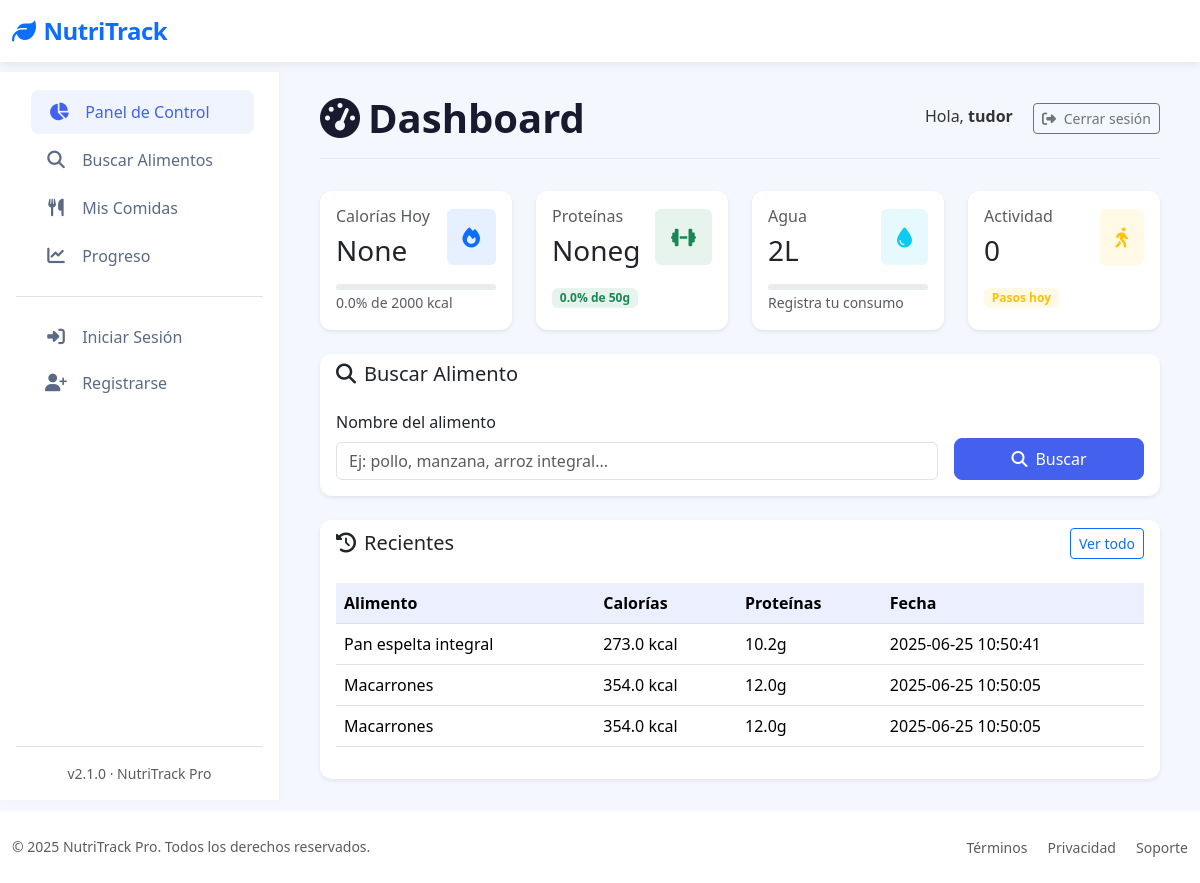
The page /dashboard (signed in) on the database as committed earlier.
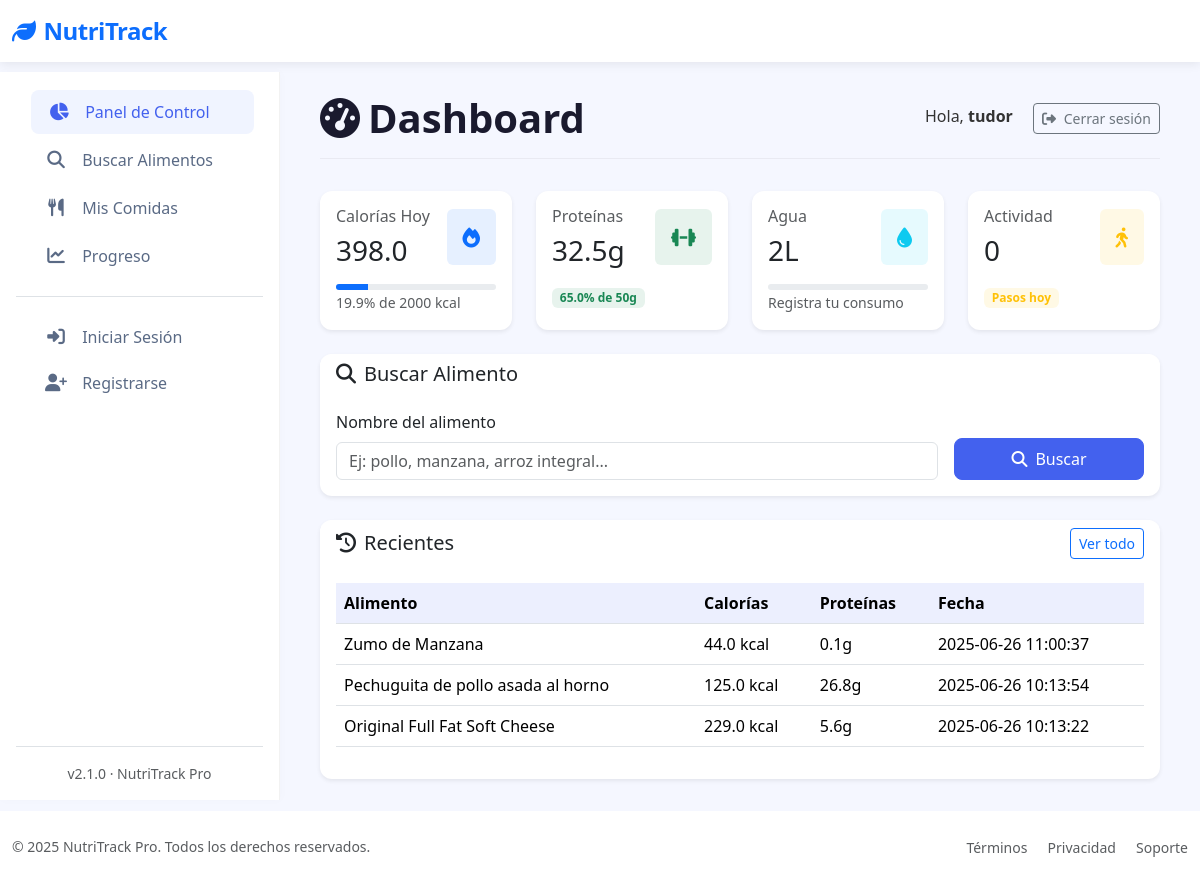
The same page on the database as committed later.
### tables this page shows
CREATE TABLE "loggin" (
	"id"	INTEGER,
	"username"	TEXT NOT NULL,
	"password"	TEXT,
	"email"	TEXT, google_id TEXT,
	PRIMARY KEY("id" AUTOINCREMENT)
);

CREATE TABLE food_entries (
        id INTEGER PRIMARY KEY AUTOINCREMENT,
        user_id INTEGER NOT NULL,
        food_name TEXT NOT NULL,
        calories REAL,
        proteins REAL,
        fats REAL,
        carbs REAL,
        date TIMESTAMP DEFAULT CURRENT_TIMESTAMP,
        FOREIGN KEY (user_id) REFERENCES loggin(id)
    );

### app/controllers/DashboardController.py (the view)
@app.route('/dashboard')
@login_required
def dashboard():
    with get_db_cursor() as cur:
        cur.execute("SELECT * FROM user_goals WHERE user_id = ?", (current_user.id,))
        goals = cur.fetchone() or {'daily_calories': 2000, 'daily_proteins': 50, 'daily_water': 2}
        cur.execute("""
            SELECT SUM(calories) as calories, SUM(proteins) as proteins
            FROM food_entries
            WHERE user_id = ? AND date(date) = date('now')
        """, (current_user.id,))
        today_stats = cur.fetchone() or {'calories': 0, 'proteins': 0}
        cur.execute("""
            SELECT food_name, calories, proteins, date
            FROM food_entries
            WHERE user_id = ?
            ORDER BY date DESC
            LIMIT 5
        """, (current_user.id,))
        recent_foods = cur.fetchall()
    calories_percentage = min(100, (today_stats['calories'] or 0) / goals['daily_calories'] * 100)
    proteins_percentage = min(100, (today_stats['proteins'] or 0) / goals['daily_proteins'] * 100)
    return render_template('Dashboard/dashboard.html',
        goals=goals,
        today_stats=today_stats,
        recent_foods=recent_foods,
        calories_percentage=round(calories_percentage, 1),
        proteins_percentage=round(proteins_percentage, 1)
    )

### app/__init__.py (called while the page is built)
@login_manager.user_loader
def load_user(user_id):
    return User.get_by_id(user_id)

### app/conexion.py (called while the page is built)
@contextmanager
def get_db_connection():
    conn = sqlite3.connect(DATABASE)
    conn.row_factory = sqlite3.Row  # Esto permite acceso como diccionario
    try:
        yield conn
    finally:
        conn.close()

@contextmanager
def get_db_cursor():
    with get_db_connection() as conn:
        cursor = conn.cursor()
        try:
            yield cursor
            conn.commit()
        except:
            conn.rollback()
            raise

### app/models/LoginGoogleModel.py (called while the page is built)
    @staticmethod
    def get_by_id(user_id):
        with get_db_cursor() as cur:
            cur.execute("SELECT * FROM loggin WHERE id = ?", (user_id,))
            user = cur.fetchone()
            if user:
                return User(
                    id=user['id'],
                    username=user['username'],
                    email=user['email'] if 'email' in user.keys() else None,
                    google_id=user['google_id'] if 'google_id' in user.keys() else None
                )
        return None

### app/templates/Dashboard/dashboard.html (shortened to what this page needs)
{% extends "base.html" %}
{% block section %}
<div class="page-header d-flex justify-content-between align-items-center">
  <h1 class="page-title">
    <i class="fas fa-tachometer-alt me-2"></i>Dashboard
  </h1>
  <div>
    <span class="me-3">Hola, <strong>{{ current_user.username }}</strong></span>
    <a href="{{ url_for('logout') }}" class="btn btn-outline-secondary btn-sm">
      <i class="fas fa-sign-out-alt me-1"></i> Cerrar sesión
    </a>
  </div>
</div>
<div class="row">
  <div class="col-xl-3 col-md-6 mb-4">
    <div class="card border-0 shadow-sm h-100">
      <div class="card-body">
        <div class="d-flex justify-content-between align-items-center">
          <div>
            <h6 class="fw-medium text-muted mb-2">Calorías Hoy</h6>
            <h3 class="mb-0">{{ today_stats.calories|default(0) }}</h3>
          </div>
          <div class="bg-primary bg-opacity-10 p-3 rounded">
            <i class="fas fa-fire text-primary fa-lg"></i>
          </div>
        </div>
        <div class="mt-3">
          <div class="progress" style="height: 6px;">
            <div class="progress-bar bg-primary" style="width: {{ calories_percentage }}%"></div>
          </div>
          <small class="text-muted">{{ calories_percentage }}% de {{ goals.daily_calories }} kcal</small>
        </div>
      </div>
    </div>
  </div>
  <div class="col-xl-3 col-md-6 mb-4">
    <div class="card border-0 shadow-sm h-100">
      <div class="card-body">
        <div class="d-flex justify-content-between align-items-center">
          <div>
            <h6 class="fw-medium text-muted mb-2">Proteínas</h6>
            <h3 class="mb-0">{{ today_stats.proteins|default(0) }}g</h3>
          </div>
          <div class="bg-success bg-opacity-10 p-3 rounded">
            <i class="fas fa-dumbbell text-success fa-lg"></i>
          </div>
        </div>
        <div class="mt-3">
          <span class="badge bg-success bg-opacity-10 text-success">
            {{ proteins_percentage }}% de {{ goals.daily_proteins }}g
          </span>
        </div>
      </div>
    </div>
  </div>
  <div class="col-xl-3 col-md-6 mb-4">
    <div class="card border-0 shadow-sm h-100">
      <div class="card-body">
        <div class="d-flex justify-content-between align-items-center">
          <div>
            <h6 class="fw-medium text-muted mb-2">Agua</h6>
            <h3 class="mb-0">{{ goals.daily_water }}L</h3>
          </div>
          <div class="bg-info bg-opacity-10 p-3 rounded">
            <i class="fas fa-tint text-info fa-lg"></i>
          </div>
        </div>
        <div class="mt-3">
          <div class="progress" style="height: 6px;">
          </div>
          <small class="text-muted">Registra tu consumo</small>
        </div>
      </div>
    </div>
  </div>
  <div class="col-xl-3 col-md-6 mb-4">
    <div class="card border-0 shadow-sm h-100">
      <div class="card-body">
        <div class="d-flex justify-content-between align-items-center">
          <div>
            <h6 class="fw-medium text-muted mb-2">Actividad</h6>
            <h3 class="mb-0">0</h3>
          </div>
          <div class="bg-warning bg-opacity-10 p-3 rounded">
            <i class="fas fa-walking text-warning fa-lg"></i>
          </div>
        </div>
        <div class="mt-3">
          <span class="badge bg-warning bg-opacity-10 text-warning">Pasos hoy</span>
        </div>
      </div>
    </div>
  </div>
</div>
<div class="card border-0 shadow-sm mb-4">
  <div class="card-header bg-white border-0">
    <h5 class="mb-0">
      <i class="fas fa-search me-2"></i>Buscar Alimento
    </h5>
  </div>
  <div class="card-body">
    <form method="GET" action="{{ url_for('search_food') }}" class="row g-3">
      <div class="col-md-9">
        <label for="query" class="form-label fw-medium">Nombre del alimento</label>
        <input
          type="text"
          class="form-control"
          name="query"
          id="query"
          placeholder="Ej: pollo, manzana, arroz integral..."
          required
        >
      </div>
      <div class="col-md-3 d-flex align-items-end">
        <button type="submit" class="btn btn-primary w-100">
          <i class="fas fa-search me-2"></i>Buscar
        </button>
      </div>
    </form>
  </div>
</div>
<div class="card border-0 shadow-sm">
  <div class="card-header bg-white border-0 d-flex justify-content-between align-items-center">
    <h5 class="mb-0">
      <i class="fas fa-clock-rotate-left me-2"></i>Recientes
    </h5>
    <a href="#" class="btn btn-sm btn-outline-primary">Ver todo</a>
  </div>
  <div class="card-body">
    {% if recent_foods %}
    <div class="table-responsive">
      <table class="table table-hover">
        <thead>
          <tr>
            <th>Alimento</th>
            <th>Calorías</th>
            <th>Proteínas</th>
            <th>Fecha</th>
          </tr>
        </thead>
        <tbody>
          {% for food in recent_foods %}
          <tr>
            <td>{{ food['food_name'] }}</td>
            <td>{{ food['calories'] }} kcal</td>
            <td>{{ food['proteins'] }}g</td>
            <td>{{ food['date'] }}</td>
          </tr>
          {% endfor %}
        </tbody>
      </table>
    </div>
    {% else %}
    <p class="text-muted">No hay alimentos registrados</p>
    {% endif %}
  </div>
</div>
{% endblock %}

### app/templates/base.html (shortened to what this page needs)
<!DOCTYPE html>
<html lang="es" data-bs-theme="light">
<head>
  <link href="https://cdn.jsdelivr.net/npm/bootstrap@5.3.2/dist/css/bootstrap.min.css" rel="stylesheet">
  <link rel="stylesheet" href="https://cdn.jsdelivr.net/npm/bootstrap-icons@1.11.1/font/bootstrap-icons.css">
  <link rel="stylesheet" href="https://cdnjs.cloudflare.com/ajax/libs/font-awesome/6.4.2/css/all.min.css">
</head>
<body>
  <nav class="navbar navbar-expand-lg navbar-light bg-white">
    <div class="container-fluid">
      <a class="navbar-brand text-primary" href="#">
        <i class="fas fa-leaf me-2"></i>NutriTrack
      </a>
    </div>
  </nav>
  <div class="container-fluid">
    <div class="row">
      <nav class="sidebar d-flex flex-column p-3" id="sidebar">
        <ul class="nav nav-pills flex-column mb-auto">
          <li class="nav-item">
            <a href="{{ url_for('dashboard') }}" class="nav-link {% if request.path == url_for('dashboard') %}active{% endif %}">
              <i class="fas fa-chart-pie"></i> Panel de Control
            </a>
          </li>
          <li>
            <a href="{{ url_for('search_food') }}" class="nav-link {% if request.path == url_for('search_food') %}active{% endif %}">
              <i class="fas fa-search"></i> Buscar Alimentos
            </a>
          </li>
          <li>
            <a href="{{ url_for('mis_comidas') }}" class="nav-link {% if request.path == url_for('mis_comidas') %}active{% endif %}">
              <i class="fas fa-utensils"></i> Mis Comidas
            </a>
          </li>
          <li>
            <a href="{{ url_for('progreso') }}" class="nav-link {% if request.path == url_for('progreso') %}active{% endif %}">
              <i class="fas fa-chart-line"></i> Progreso
            </a>
          </li>
          <li class="pt-3 mt-3 border-top">
            {% if session.username %}
            <a href="{{ url_for('logout') }}" class="nav-link">
              <i class="fas fa-sign-out-alt"></i> Cerrar Sesión
            </a>
            {% else %}
            <a href="{{ url_for('login') }}" class="nav-link">
              <i class="fas fa-sign-in-alt"></i> Iniciar Sesión
            </a>
            <a href="{{ url_for('register') }}" class="nav-link">
              <i class="fas fa-user-plus"></i> Registrarse
            </a>
            {% endif %}
          </li>
        </ul>
        <div class="mt-auto pt-3 border-top">
          <div class="text-center small text-muted">
            v2.1.0 · NutriTrack Pro
          </div>
        </div>
      </nav>
      <main class="main-content" id="mainContent">
        {% block section %}{% endblock %}
      </main>
    </div>
  </div>
  <footer class="bg-white py-4 mt-auto">
    <div class="container-fluid">
      <div class="row align-items-center">
        <div class="col-md-6 text-center text-md-start">
          <p class="mb-0 small text-muted">&copy; 2025 NutriTrack Pro. Todos los derechos reservados.</p>
        </div>
        <div class="col-md-6 text-center text-md-end">
          <a href="#" class="text-decoration-none small text-muted me-3">Términos</a>
          <a href="#" class="text-decoration-none small text-muted me-3">Privacidad</a>
          <a href="#" class="text-decoration-none small text-muted">Soporte</a>
        </div>
      </div>
    </div>
  </footer>
</body>
</html>

### app/templates/base.html (style rules this page uses)
:root { --primary-color: #4361ee; --secondary-color: #3f37c9; --accent-color: #4cc9f0; --dark-color: #1a1a2e; --light-color: #f8f9fa; --success-color: #4bb543; }
body { font-family: 'Segoe UI', system-ui, -apple-system, sans-serif; background-color: #f5f7ff; color: #333; min-height: 100vh; display: flex; flex-direction: column; }
.navbar-brand { font-weight: 700; font-size: 1.5rem; letter-spacing: -0.5px; }
.navbar { box-shadow: 0 2px 10px rgba(0, 0, 0, 0.08); background: white !important; }
.sidebar { width: 280px; background: white; height: calc(100vh - 72px); position: sticky; top: 72px; border-right: 1px solid rgba(0, 0, 0, 0.05); box-shadow: 1px 0 10px rgba(0, 0, 0, 0.02); transition: all 0.3s ease; z-index: 100; }
.sidebar .nav-link { font-weight: 500; color: #5a6a85; border-radius: 8px; margin: 2px 12px; padding: 10px 16px; transition: all 0.2s ease; }
.sidebar .nav-link:hover, .sidebar .nav-link.active { background-color: #f0f4ff; color: var(--primary-color); transform: translateX(3px); }
.sidebar .nav-link i { width: 24px; text-align: center; margin-right: 10px; font-size: 1.1rem; }
.main-content { flex: 1; padding: 2rem 2.5rem; background-color: #f5f7ff; }
.card { border: none; border-radius: 12px; box-shadow: 0 4px 12px rgba(0, 0, 0, 0.05); transition: transform 0.2s ease, box-shadow 0.2s ease; }
.card-header { background-color: white; border-bottom: 1px solid rgba(0, 0, 0, 0.05); font-weight: 600; border-radius: 12px 12px 0 0 !important; }
.btn-primary { background-color: var(--primary-color); border-color: var(--primary-color); font-weight: 500; padding: 8px 20px; border-radius: 8px; }
.table { --bs-table-bg: transparent; }
.table > thead { background-color: rgba(67, 97, 238, 0.1); color: var(--primary-color); }
.page-header { display: flex; justify-content: space-between; align-items: center; margin-bottom: 2rem; padding-bottom: 1rem; border-bottom: 1px solid rgba(0, 0, 0, 0.05); }
.page-title { font-weight: 700; color: var(--dark-color); margin: 0; }

Rows that differ between the two databases and show on the page:
removed food_entries: food_name "Pan espelta integral", calories "273.0", proteins "10.2", date "2025-06-25 10:50:41"
removed food_entries: food_name "Macarrones", calories "354.0", proteins "12.0", date "2025-06-25 10:50:05"
removed food_entries: food_name "Macarrones", calories "354.0", proteins "12.0", date "2025-06-25 10:50:05"
added food_entries: food_name "Zumo de Manzana", calories "44.0", proteins "0.1", date "2025-06-26 11:00:37"
added food_entries: food_name "Pechuguita de pollo asada al horno", calories "125.0", proteins "26.8", date "2025-06-26 10:13:54"
added food_entries: food_name "Original Full Fat Soft Cheese", calories "229.0", proteins "5.6", date "2025-06-26 10:13:22"
Other text that changed with them:
{{ today_stats.calories|default(0) }}: "None" → "398.0"
{{ calories_percentage }}: "0.0" → "19.9"
{{ today_stats.proteins|default(0) }}: "None" → "32.5"
{{ proteins_percentage }}: "0.0" → "65.0"
